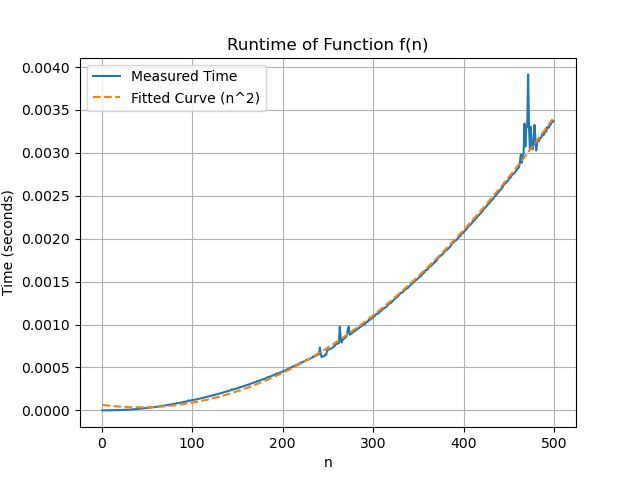

This chart was generated by the following Python code:
import time
import numpy as np
import matplotlib.pyplot as plt

def f(n):
    x = 1
    for i in range(n):
        for j in range(n):
            x = x + 1
    return x


n_values = list(range(1, 500))  
times = []

for n in n_values:
    start_time = time.time()
    f(n)
    end_time = time.time()
    times.append(end_time - start_time)


plt.plot(n_values, times, label='Measured Time')
plt.xlabel('n')
plt.ylabel('Time (seconds)')
plt.title('Runtime of Function f(n)')
plt.grid(True)


coeffs = np.polyfit(n_values, times, 2)  
poly = np.poly1d(coeffs)
plt.plot(n_values, poly(n_values), label='Fitted Curve (n^2)', linestyle='--')

plt.legend()
plt.show()
